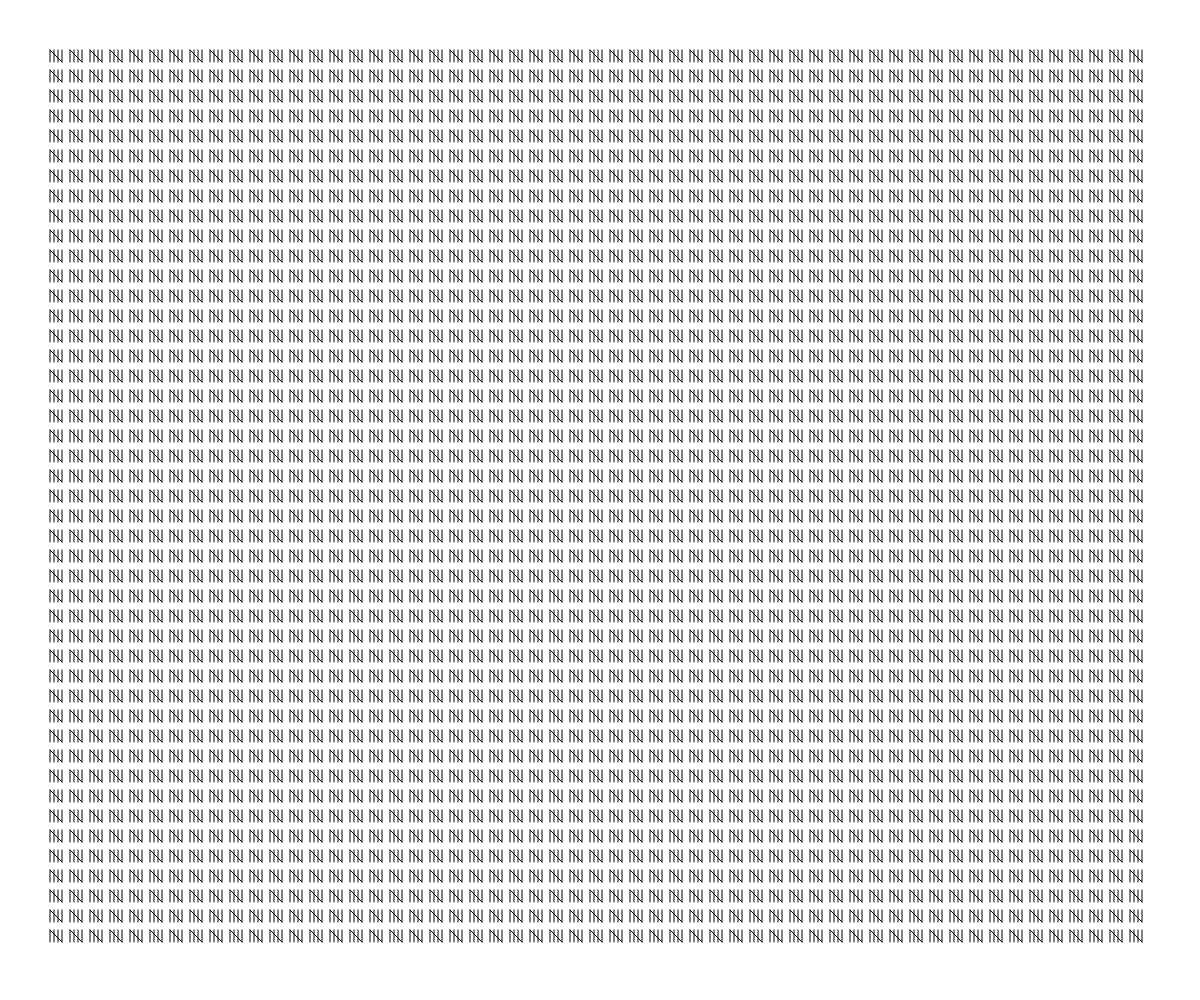
Frame 1 (no input)
Frame 60 (no input): identical to frame 1, image omitted
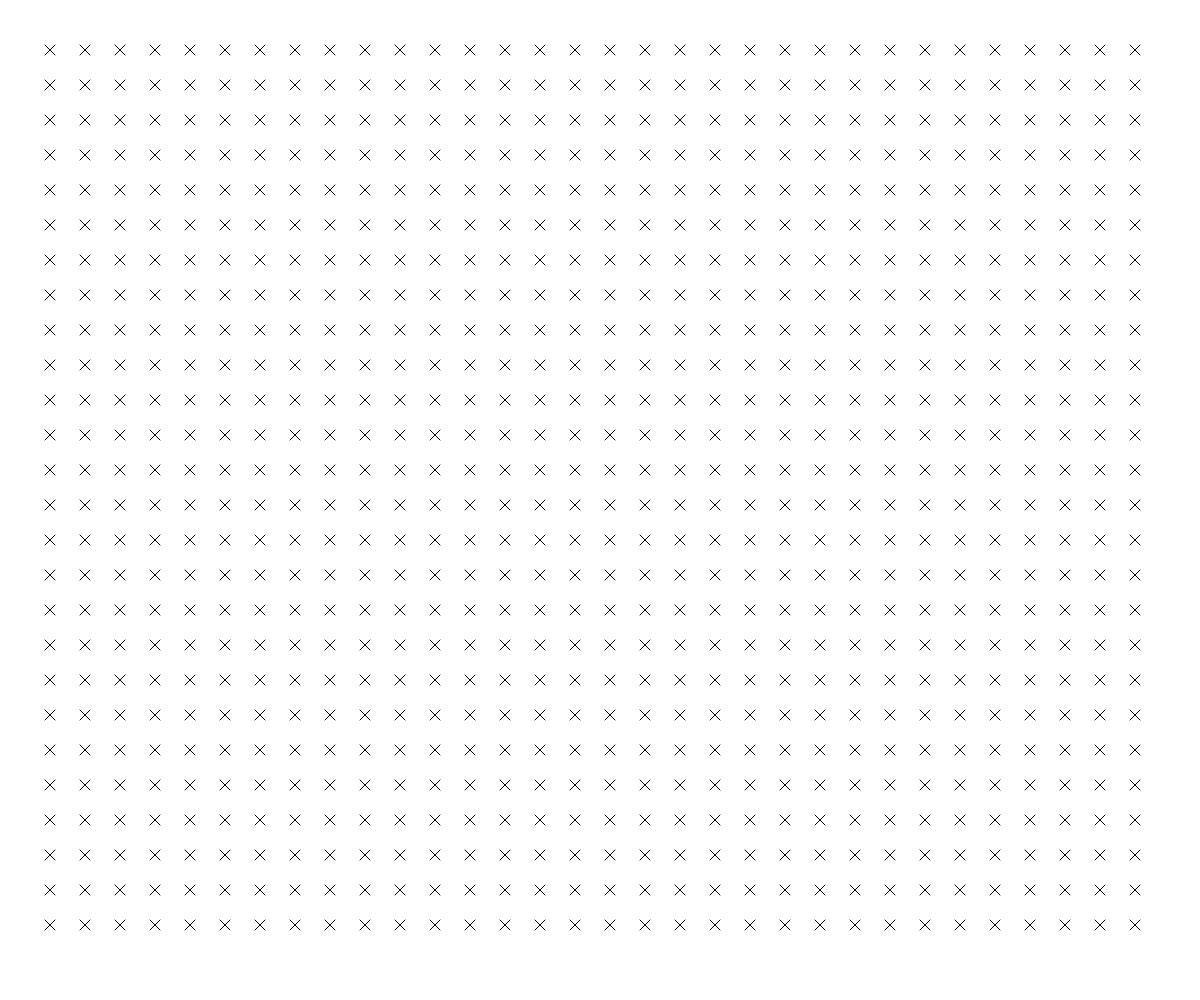
Frame 120 (the mouse pressed at the canvas centre since frame 60)

The p5.js sketch that drew these frames (run headless with seeded random() and noise() and a simulated clock; from frame 60 on, the mouse is pressed at the canvas centre):

// p5.js sketch
// ── sketch.js
// FORM+CODE
// Casey Reas and Chandler McWilliams

let option = 5;
function setup() {
  createCanvas(windowWidth, windowHeight);
  noFill();
}

function draw() {
  background(255);
  let density = map(mouseX, 0, width, 20, 50);

  if (option == 1) {
    // Option 1: Stitches
    for (let x = 50; x <= width-50; x += density) {
      for (let y = 50; y <= height-50; y+=density) {
        line(x-5, y-5, x+5, y+5);
        line(x+5, y-5, x-5, y+5);
      }
    }
  }
  else if (option == 2) {
    // Option 2: Perspective
    for (let x = 50; x <= width-50; x += density) {
      for (let y = 50; y <= height-50; y+=density) {
        line(x, y, width/2, height/2);
      }
    }
  }
  else if (option == 3) {
    // Option 3: Overlapping circles
    for (let x = 50; x <= width-50; x += density) {
      for (let y = 50; y <= height-50; y+=density) {
        ellipse(x, y, 40, 40);
      }
    }
  }
  else if (option == 4) {
    // Option 4: Rotating arcs
    let count = 120;
    for (let x = 50; x <= width-50; x += density) {
      for (let y = 50; y <= height-50; y+=density) {
        let s = map(count, 120, 0, 0, TWO_PI*2);
        arc(x, y, 14, 14, s, s + PI);
        count--;
      }
    }
  }
  else if (option == 5) {
    // Option 5: Groups of five
    for (let x = 50; x < width-50; x += density) {
      for (let y = 50; y < height-50; y+=density) {
        //rect(x-10, y-10, 22, 22);
        for (let i = 0; i < 16; i+=4) {
          line(x + i, y, x + i, y + 12);
        }
        line(x, y, x + 12, y + 12);
      }
    }
  }
}

function mousePressed() {
  option++;
  if (option > 5) option = 1;
}
